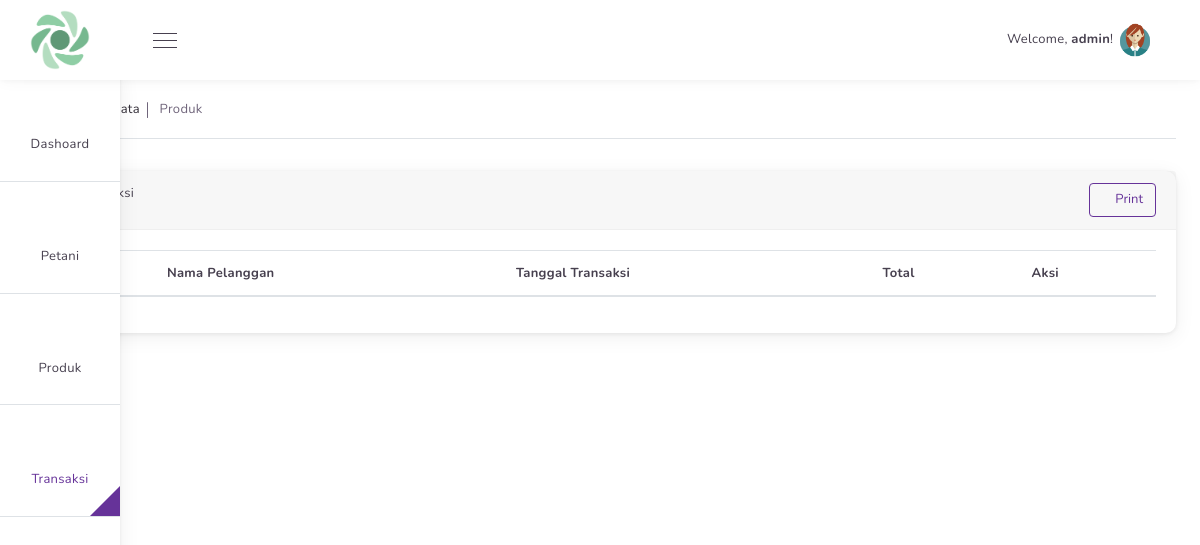
Page /views/transaksi (signed in) on the earlier database version.
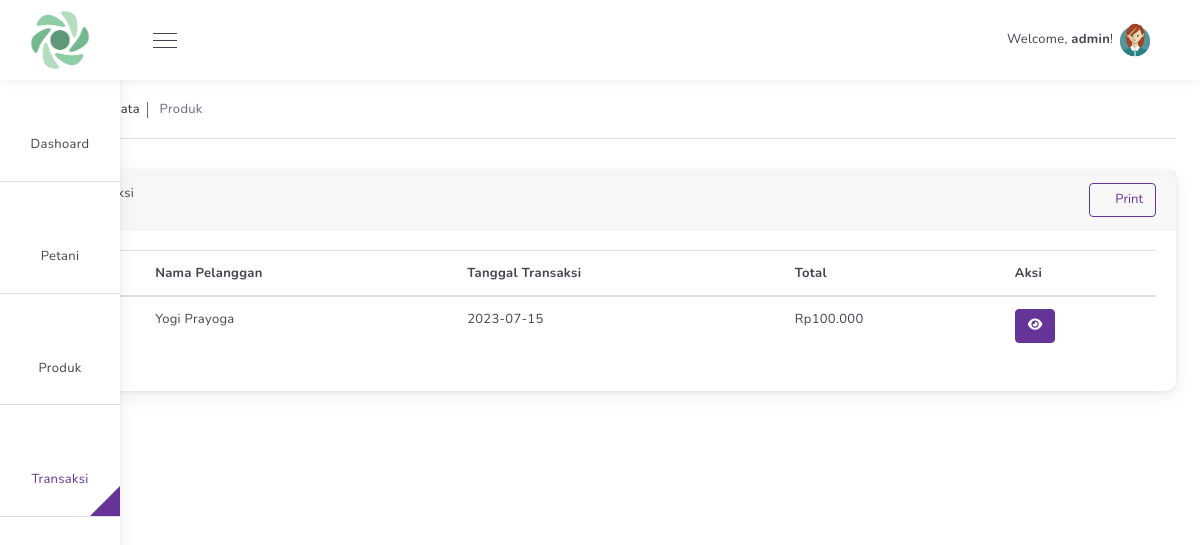
Same page on the later database version.
### tables this page shows
CREATE TABLE `transaksi` (
  `id` int(11) NOT NULL,
  `id_pengguna` int(11) NOT NULL,
  `tanggal_transaksi` date NOT NULL,
  `total` int(11) NOT NULL,
  `is_done` tinyint(4) NOT NULL DEFAULT 0
);

CREATE TABLE `petani` (
  `id` int(11) NOT NULL,
  `nama_lengkap` varchar(100) DEFAULT NULL,
  `alamat` varchar(100) DEFAULT NULL,
  `id_pengguna` int(11) NOT NULL
);

### views/transaksi/index.php (the view, shortened to what this page needs)
<?php
require_once('../../config/config.php');
$db = databaseConnection();
$role = $_SESSION['role'];
if ($role == 0) {
    $query = "SELECT * FROM transaksi WHERE is_done = 1 AND id_pengguna = " . $_SESSION['id_pengguna'];
} else {
    $query = "SELECT c.nama_lengkap, a.id, a.total, a.tanggal_transaksi
                FROM transaksi a
                JOIN pengguna b
                ON a.id_pengguna=b.id
                JOIN petani c
                ON c.id_pengguna = b.id
                WHERE a.is_done = 1";
}
$stmt = $db->query($query);
$results = $stmt->fetchAll();
?>
<div class="row">
    <div class="col-12">
        <div class="card mb-4">
            <div class="card-header">
                <div class="row">
                    <div class="col-6">
                    </div>
                    <div class="col-6 d-flex align-items-center">
                        <a href="generate-pdf.php">
                            <button type="button" class="btn btn-outline-primary btn-print">
                                <i class="nav-icon i-Download1 font-weight-bold"></i> Print
                            </button>
                        </a>
                    </div>
                </div>
            </div>
            <div class="card-body">
                <table class="table table-hover table-stripped" id="tableData">
                    <thead>
                        <tr>
                            <th>No</th>
                            <?php if ($role == 1) { ?>
                                <th>Nama Pelanggan</th>
                            <?php } ?>
                            <th>Tanggal Transaksi</th>
                            <th>Total</th>
                            <th>Aksi</th>
                        </tr>
                    </thead>
                    <tbody>
                        <?php foreach ($results as $key => $value) : ?>
                            <tr>
                                <td><?= ($key + 1); ?></td>
                                <?php if ($role == 1) { ?>
                                    <td><?= $value['nama_lengkap']; ?></td>
                                <?php } ?>
                                <td><?= $value['tanggal_transaksi']; ?></td>
                                <td>Rp<?= number_format($value['total'], 0, ",", ".") ?></td>
                                <td>
                                    <button class="btn btn-modal btn-primary" data-id="<?= $value['id']; ?>" data-cat='detail'>
                                        <i class="fa fa-eye text-white pointer"></i>
                                    </button>
                                </td>
                            </tr>
                        <?php endforeach; ?>
                    </tbody>
                </table>
            </div>
        </div>
    </div>
</div>
<?php
require_once('../../templates/master.php');
?>

Differences in the rows shown:
now on this page (row edited): transaksi: petani.nama_lengkap "Yogi Prayoga", tanggal_transaksi "2023-07-15", total "100.000"
